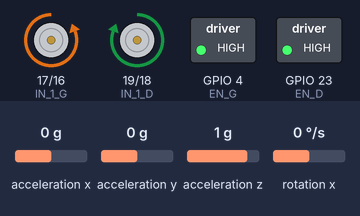
Simulated run of this program. Board: ESP32. Shown: motor-driver pin pairs drawn as motors (green arrow = first pin HIGH = forward, orange = second pin HIGH = backward, longer = more drive), switched loads named in the program (green lamp = pin HIGH). The inputs (shaded band) are chosen by the test bench; at power-on: acceleration y 0 g, rotation x 0 °/s, acceleration z 1 g, acceleration x 0 g. What the program prints to the serial monitor is not drawn.

Above: at 1.2 s.
1.3 s: acceleration y set to 1.4 g
At 4.1 s:
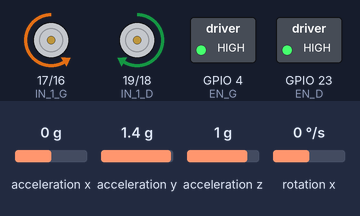
4.3 s: rotation x set to 100 °/s
At 4.73 s:
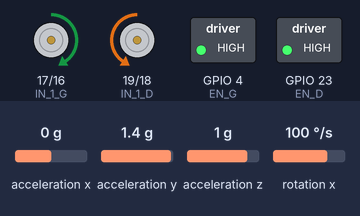
At 6.63 s:
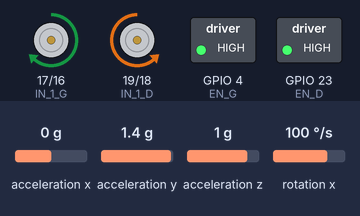
7.3 s: acceleration z set to -1.4 g
8.8 s: acceleration y set to 0.3 g
10.7 s: acceleration y set to 0.1 g
At 11.18 s:
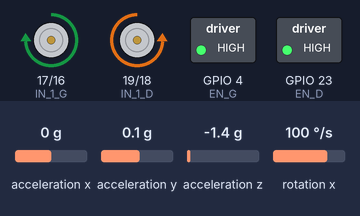
13.7 s: acceleration x set to -0.8 g
Timing chart, 0 to 17.7 s (numbered marks = the images above; inputs shaded):
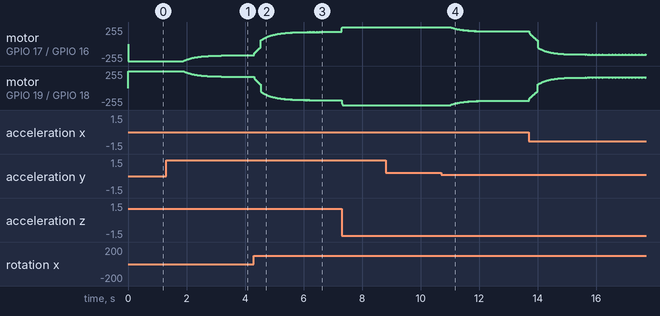

Measured:
- the behaviour switches between 0.2 and 0.1 g on acceleration y (found by bisection; images 3 and 4)
- after the input at 1.3 s, motor on GPIO 17 (IN_1_G) / GPIO 16 (IN_2_G): moves from backward 255/255 to backward 169/255 over 2.4 s, starting after 0.60 s; motor on GPIO 19 (IN_1_D) / GPIO 18 (IN_2_D): moves from forward 255/255 to forward 169/255 over 2.4 s, starting after 0.60 s

The program:

main.cpp
```cpp
#include "gyro.hpp"
#include "move.hpp"

// IMU object LSM6DS3 accelerometer + gyroscope
LSM6DS3 imu(I2C_MODE, 0x6B);

unsigned long fin = 0;
float AngleStable = 98.3;   // Experimentally determined equilibrium angle

// PID gains
float Kp = 6.3, Ki = 0.0001, Kd = 0.21;
float motorOffset = 53;     // Minimum PWM needed to overcome motor dead zone

// PID state variables
float error = 0.0;
float d_error = 0;
float P = 0.0;
float I = 0.0;
float D = 0.0;
float PID = 0.0;
float AngleX = 0.0;

void setup () {
  fin = millis();
  Serial.begin(115200);
  Wire.begin(SDA, SCL);

  // Configure IMU sensitivity
  imu.settings.gyroRange = 245;
  imu.settings.accelRange = 2;

  // Enable motor drivers
  pinMode(EN_D, OUTPUT);
  pinMode(EN_G, OUTPUT);
  digitalWrite(EN_D, HIGH);
  digitalWrite(EN_G, HIGH);

  // Motor PWM pins
  pinMode(IN_1_D, OUTPUT);
  pinMode(IN_2_D, OUTPUT);
  pinMode(IN_1_G, OUTPUT);
  pinMode(IN_2_G, OUTPUT);

  // Initialize IMU
  if ( imu.begin() != 0 ) {
    Serial.print("Error at beginCore().\n");
  } else {
    Serial.print("\nbeginCore() passed.\n");
  }

  // Configure PWM channels (0–3) with 1 kHz frequency, 8-bit resolution
  ledcSetup(0, 1000, 8);
  ledcSetup(1, 1000, 8);
  ledcSetup(2, 1000, 8);
  ledcSetup(3, 1000, 8);

  // Link PWM channels to output pins
  ledcAttachPin(IN_1_D, 0);
  ledcAttachPin(IN_2_D, 1);
  ledcAttachPin(IN_1_G, 2);
  ledcAttachPin(IN_2_G, 3);
}

void loop () {

  //Time step for integrations
  unsigned long debut = millis();
  float dt = (debut - fin) / 1000.0;
  fin = debut;


    // Gyroscope integration
    // Gyro X axis is relevant for balancing
    float degX = imu.readFloatGyroX() - 2.5; // Preliminary gyro offset correction
    AngleX += degX * dt;

    delay(10);


    //Accelerometer measurement
    //With pre-filter accelerometer offset adjustment
    float AccelX = imu.readFloatAccelX() - 0.02;
    float AccelY = imu.readFloatAccelY() + 0.27;
    float AccelZ = imu.readFloatAccelZ() + 0.97;

  // Convert accelerometer data into tilt angle
  float angleAX = atan2(AccelY, sqrt(AccelX*AccelX + AccelZ*AccelZ)) * 360 / PI;

  // Complementary filter: combines gyro (short-term accuracy) and accel (long-term stability)
  float alpha = 0.96;
  AngleX = alpha * AngleX + (1 - alpha) * angleAX;


  // PID control
  error = AngleStable - AngleX;

  // Proportional term
  P = Kp * error;

  // Integral term with anti-windup
  I += Ki * error * dt;
  I = constrain(I, -25, 25);

  // Derivative term
  static float prev_error = 0;
  D = Kd * (error - prev_error) / dt;
  prev_error = error;
  D = constrain(D, -255, 255);

  // PID output
  PID = P + I + D;
  PID = constrain(PID, -255, 255);

  // Motor command

  int output = abs(PID) + motorOffset;   // add offset to overcome motor dead zone
  output = constrain(output, 0, 255);    // clamp to valid PWM range

  if (PID >= 0) {
    move(output, 0);  // forward right motor
  } else {
    move(0, output);  // forward left motor
  }


  //Teleplot view of main signals
  Serial.print("Objectif : ");
  Serial.print(AngleStable);
  Serial.print("Angle : ");
  Serial.print(AngleX);
  Serial.print("PID : ");
  Serial.println(output);

  Serial.print(">Angle : ");
  Serial.println(AngleX);
  Serial.print(">P : ");
  Serial.println(P);
  Serial.print(">I : ");
  Serial.println(I);
  Serial.print(">D : ");
  Serial.println(D);
  Serial.print(">PID : ");
  Serial.println(PID);
  Serial.print(">Consigne : ");
  Serial.println(AngleStable);
}


/*
  GyroBot - Self-Balancing Robot
  Created by sachacogo for educational purposes (for vlad-vrn)

  Licensed under the MIT License.
  See LICENSE file for details.
*/
```

gyro.hpp
```cpp
#include <Arduino.h>
#include "SparkFunLSM6DS3.h"
#include "Wire.h"
#include "SPI.h"
#include <math.h>
#include <Adafruit_Sensor.h>


// Pin definitions
#define LEDU1 25
#define LEDU2 26
// Motor enable pins right & left
#define EN_D 23
#define EN_G 4
// PWM control pins for right motor
#define IN_1_D 19
#define IN_2_D 18
// PWM control pins for left motor
#define IN_1_G 17
#define IN_2_G 16
// Left encoder channels
#define ENC_G_CH_A 32
#define ENC_G_CH_B 33
// Right encoder channels
#define ENC_D_CH_A 27
#define ENC_D_CH_B 14
// I2C pins
#define SDA 21
#define SCL 22
// I2C addresses
#define ADDR_IMU 0x6B
#define ADDR_MAG 0x1E


/*
  GyroBot - Self-Balancing Robot
  Created by sachacogo for educational purposes (for vlad-vrn)

  Licensed under the MIT License.
  See LICENSE file for details.
*/
```
